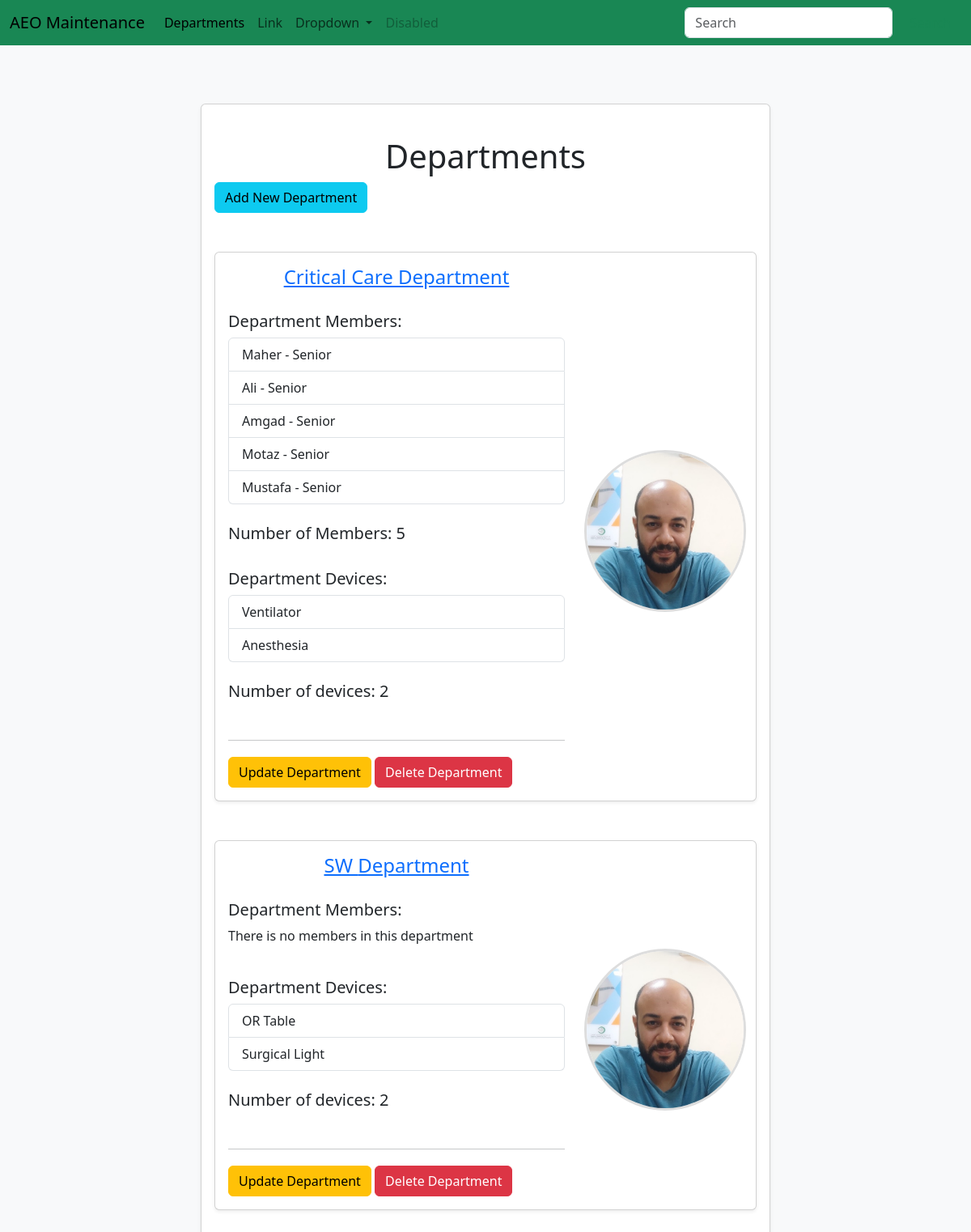
Screenshot of /departments/ with the database file from the repository.
### maintenance_system/models.py (models this page shows, shortened)
class Department(db.Model):
	id = db.Column(db.Integer, primary_key=True)
	name = db.Column(db.String(80), unique=True)
	members = db.relationship('User', backref='department', lazy=True)
	devices = db.relationship('Device', backref='department', lazy=True)

class User(db.Model):
	id = db.Column(db.Integer, primary_key=True)
	username = db.Column(db.String(80), unique=True)
	email = db.Column(db.String(120), unique=True)
	password = db.Column(db.String(120))
	rank = db.Column(db.String(120), default="Junior")
	profile_pic = db.Column(db.String(120), default="default.jpg")
	department_id = db.Column(db.Integer, db.ForeignKey('department.id'))
	machines = db.relationship('Machine', backref='user', lazy=True)
	hospitals = db.relationship('Hospital', secondary='user_hospital', backref='users', lazy='dynamic')

class Device(db.Model):
	id = db.Column(db.Integer, primary_key=True)
	name = db.Column(db.String(80), unique=True)
	department_id = db.Column(db.Integer, db.ForeignKey('department.id'))
	models = db.relationship('Model', backref='device', lazy=True)

### maintenance_system/routes.py (the view)
@app.route('/departments/', methods=['GET', 'POST'])
def departments():
	form = DepartmentForm()
	departments = Department.query.all()
	return render_template('departments.html', departments=departments, form=form)

### maintenance_system/forms.py (shortened to what this page needs)
class DepartmentForm(FlaskForm):
	name = StringField('Department Name', validators=[DataRequired(), Length(min=2, max=20)])
	submit = SubmitField('Add')

### maintenance_system/Templates/departments.html (shortened to what this page needs)
{% extends "layout.html"%}
{% block content %}
<div class="row justify-content-center">
	<div class="col-lg-8 mt-4 mb-4">
		<div class="card p-3 shadow-sm">
			<div class="row">
				<div class="col-md-8 col-lg-12 mt-4 mb-4">
					<h1 class="text-center">Departments</h1>
					<button type="button" class="btn btn-info btn-md" data-bs-toggle="modal"
						data-bs-target="#addDepartment">Add
						New Department</button>
				</div>
				{% for department in departments %}
				<div class="col-md-8 col-lg-12 mt-4 mb-4">
					<div class="card p-3 shadow-sm">
						<div class="row align-items-center">
							<div class="col-lg-8 col-12">
								<a href="{{ url_for('devices', department_id = department.id)}}">
									<h4 class="mb-1 text-center">{{department.name}} Department</h4>
								</a>
								<br>
								<h5>Department Members: </h5>
								{% if department.members%}
								<div class="list-group">
									{% for member in department.members%}
									<a href="{{ url_for('user', id = member.id)}}"
										class="list-group-item list-group-item-action">{{ member.username }} - {{
										member.rank }}</a>
									{% endfor%}
								</div>
								<br>
								<h5>Number of Members: {{ department.members|length }}</h5>
								{% else %}
								<p> There is no members in this department</p>
								{% endif %}
								<br>
								<h5>Department Devices: </h5>
								{% if department.devices%}
								<div class="list-group">
									{% for device in department.devices%}
									<a href="" class="list-group-item list-group-item-action">{{
										device.name }}</a>
									{% endfor%}
								</div>
								<br>
								<h5>Number of devices: {{ department.devices|length }}</h5>
								{% else %}
								<p>There is no devices</p>
								<a href="#"><button type="button" class="btn btn-info btn-sm">Add
										Devices</button></a>
								{% endif%}
								<br>
								<hr>
								<div>
									<button type="button" class="btn btn-warning btn-custom mt-1" data-bs-toggle="modal"
										data-bs-target="#updateDepartment{{ department.id }}">Update
										Department</button>
									<button type="button" class="btn btn-danger custom-button mt-1"
										data-bs-toggle="modal"
										data-bs-target="#deleteDepartment{{ department.id }}">Delete
										Department </button>
								</div>
							</div>
							<div class="col-lg-4 text-center mt-1">
								<img src="{{ url_for('static', filename='images/profile.jpg')}}" alt="User Photo"
									class="rounded-photo mt-2">
							</div>
						</div>
					</div>
				</div>
				{% endfor %}
			</div>
		</div>
	</div>
</div>
{% endblock%}

### maintenance_system/static/css/style.css (style rules this page uses)
body { background-color: #f8f9fa; }
.rounded-photo { width: 200px; height: 200px; object-fit: cover; border-radius: 50%; border: 3px solid #ddd; }

### rows the page displays
Department: name "Critical Care", members|length "5", devices|length "2"
User: username "Maher", rank "Senior"
User: username "Ali", rank "Senior"
User: username "Amgad", rank "Senior"
User: username "Motaz", rank "Senior"
User: username "Mustafa", rank "Senior"
Device: name "Ventilator"
Device: name "Anesthesia"
Department: name "SW", shows "There is no members in this department", devices|length "2"
Device: name "OR Table"
Device: name "Surgical Light"
